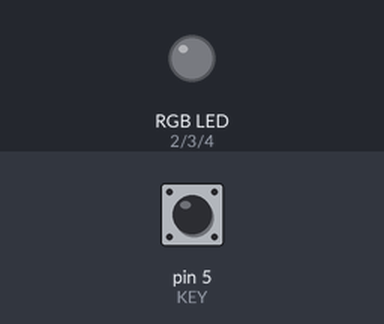
Simulated run of this sketch. Board: Arduino Uno, built with avr-gcc and run on an emulated ATmega328P. Parts: an RGB LED mixed from three pins (HIGH = lit). The inputs (shaded band) are chosen by the test bench; at power-on: pin 5 (KEY) HIGH.

Above: at 1.2 s.
1.3 s: pin 5 (KEY) pulled LOW for 0.15 s
At 2.5 s:
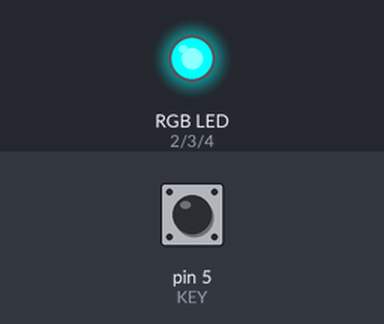
2.9 s: pin 5 (KEY) pulled LOW for 1 s
At 4.9 s:
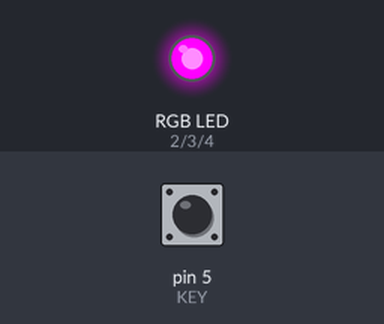
5.4 s: pin 5 (KEY) pulled LOW for 0.15 s
At 6.7 s:
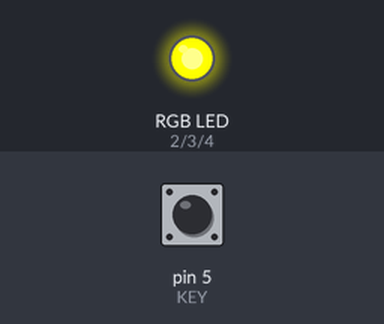
7.0 s: pin 5 (KEY) pulled LOW for 3.2 s
At 10.9 s:
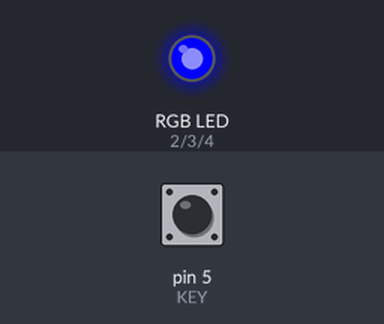
11.7 s: pin 5 (KEY) pulled LOW for 0.15 s
At 12.8 s:
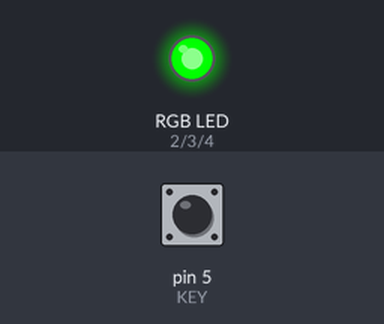
13.3 s: pin 5 (KEY) pulled LOW for 1 s
At 15.2 s:
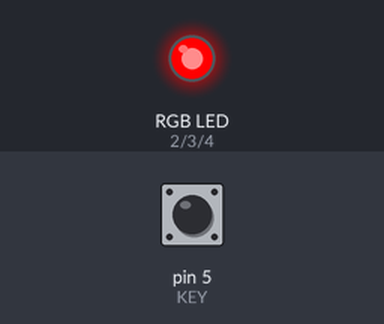
Timing chart, 0 to 16.7 s (numbered marks = the images above; inputs shaded):
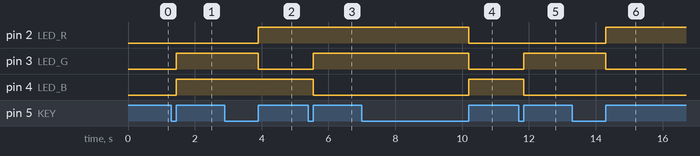

The sketch:

LESSON18.ino
```cpp
/******************************************************************************
----------------本例程仅供学习使用，未经作者允许，不得用于其他用途。-----------
------------------------版权所有，仿冒必究！-----------------------------------
----------------1.开发环境:Arduino IDE-----------------------------------------
----------------2.测试使用开发板型号：Arduino Leonardo or Arduino UNO R3-------
----------------3.单片机使用晶振：16M------------------------------------------
----------------4.淘宝网址：Ilovemcu.taobao.com--------------------------------
----------------------------epic-mcu.taobao.com--------------------------------
----------------5.作者：神秘藏宝室---------------------------------------------
******************************************************************************/
#define LED_R 2
#define LED_G 3
#define LED_B 4

#define KEY 5

unsigned char KEY_NUM = 0;
unsigned char Color_Value = 0;

enum{Color_R,Color_G,Color_B,Color_RG,Color_RB,Color_GB,Color_RGB};			//枚举所有颜色
//红，绿，蓝，黄，紫，青，白

void setup()
{
	pinMode(LED_R,OUTPUT);
	pinMode(LED_G,OUTPUT);
	pinMode(LED_B,OUTPUT);
	pinMode(KEY,INPUT_PULLUP);
   Change_Color(Color_RGB);		//初始化颜色为白色
}

void loop()
{
	Scan_KEY();					//按键扫描
	if(KEY_NUM == 1)				//按键执行程序
	{
		KEY_NUM = 0;				//清空标志位

		Change_Color(Color_Value);		//切换颜色
		Color_Value++;				//颜色变量+1
		if(Color_Value == Color_RGB+1)		//当颜色变量 == 7
		{
			Color_Value = Color_R;		//颜色变量清零
		}
	}
}

void Change_Color(unsigned char data_color)		//选择颜色函数
{
	switch(data_color)
	{
		case Color_R:							//红色
			digitalWrite(LED_R,LOW);
			digitalWrite(LED_G,HIGH);
			digitalWrite(LED_B,HIGH);
			break;
		case Color_G:							//绿色
			digitalWrite(LED_R,HIGH);
			digitalWrite(LED_G,LOW);
			digitalWrite(LED_B,HIGH);
			break;
		case Color_B:							//蓝色
			digitalWrite(LED_R,HIGH);
			digitalWrite(LED_G,HIGH);
			digitalWrite(LED_B,LOW);
			break;
		case Color_RG:							//黄色
			digitalWrite(LED_R,LOW);
			digitalWrite(LED_G,LOW);
			digitalWrite(LED_B,HIGH);
			break;
		case Color_RB:							//紫色
			digitalWrite(LED_R,LOW);
			digitalWrite(LED_G,HIGH);
			digitalWrite(LED_B,LOW);
			break;
		case Color_GB:							//青色
			digitalWrite(LED_R,HIGH);
			digitalWrite(LED_G,LOW);
			digitalWrite(LED_B,LOW);
			break;
		case Color_RGB:							//白色
			digitalWrite(LED_R,LOW);
			digitalWrite(LED_G,LOW);
			digitalWrite(LED_B,LOW);
			break;
		default:
			break;

	}

}

void Scan_KEY()						//按键扫描
{
	if( digitalRead(KEY) == 0 )		//查看按键是否按下
	{
		delay(20);					//延时20ms，去抖动
		if( digitalRead(KEY) == 0 ) //查看按键是否按下
		{
			KEY_NUM = 1;
			while(digitalRead(KEY) == 0);		//松手检测
		}

	}
}
```

Measured:
- after the input at 1.3 s, pin 3 (LED_G), pin 4 (LED_B): LOW → HIGH after 0.15 s
- after the input at 2.9 s, pin 2 (LED_R): LOW → HIGH after 1.0 s; pin 3 (LED_G): HIGH → LOW after 1.0 s
- after the input at 5.4 s, pin 3 (LED_G): LOW → HIGH after 0.15 s; pin 4 (LED_B): HIGH → LOW after 0.15 s
- after the input at 7.0 s, pin 2 (LED_R), pin 3 (LED_G): HIGH → LOW after 3.2 s; pin 4 (LED_B): LOW → HIGH after 3.2 s
- after the input at 11.7 s, pin 3 (LED_G): LOW → HIGH after 0.15 s; pin 4 (LED_B): HIGH → LOW after 0.15 s
- after the input at 13.3 s, pin 2 (LED_R): LOW → HIGH after 1.0 s; pin 3 (LED_G): HIGH → LOW after 1.0 s
